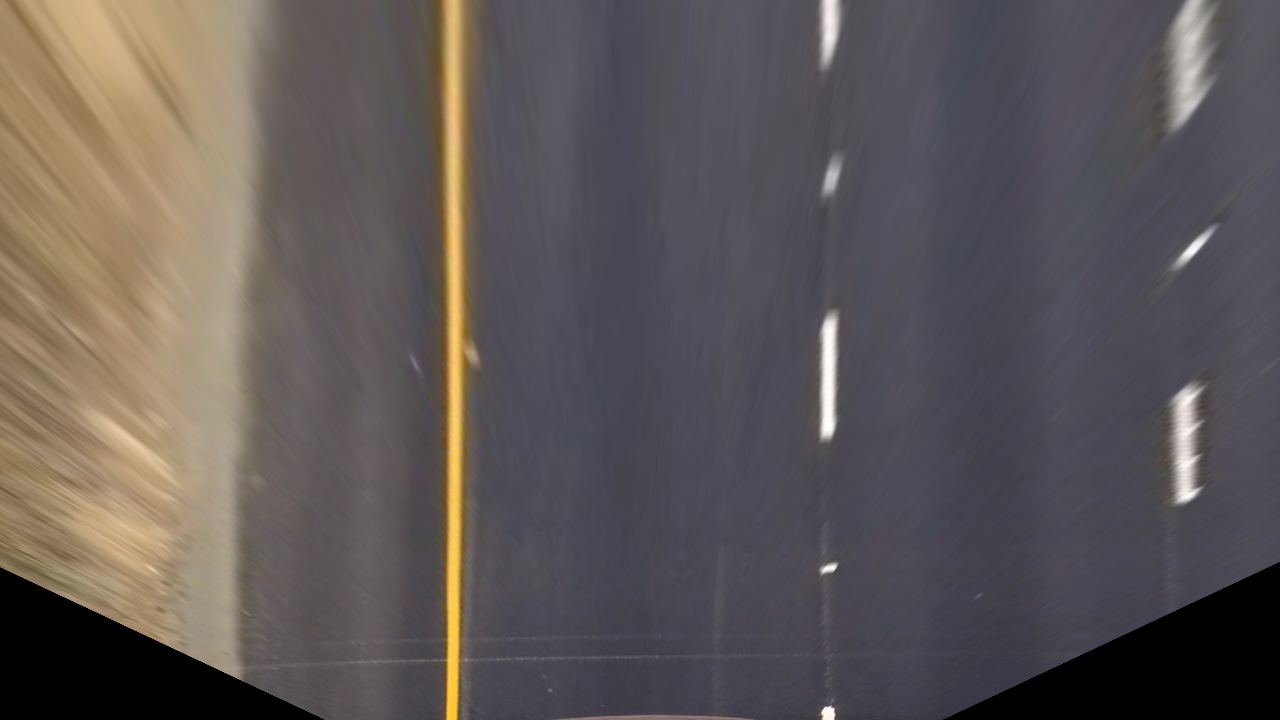
#> input picture test_images/straight_lines1_warped.jpg, 1280 x 720 px; its folder holds only this picture in this run
$ python thresholds.py   (older library calls are emulated)
#> lines starting #> are read from the running program, lines starting #| are printed output that depends on the picture; after the words box and inside, x2 and y2 are one past the last pixel; in counts of white or black regions, pixels touching at a corner belong together
### calibrations.py
# This module computes the camera calibration matrix and
# distortion coefficients given a set of 20 chessboard images.
# The chessboard images are available at ./camera_cal
# The computed coefficients and camera matrix are archived in a
#
import cv2
import glob
import pickle
import os
import argparse
import numpy as np
import matplotlib.pyplot as plt
import matplotlib.image as mpimg

import config

##TODO: Adapt the below paths incase the folder structure of the project changes
pickle_file_path = 'camera_cal/camera_distortion_pickle.p'
calibration_file_path = 'camera_cal/calibration*.jpg'
output_path = 'output_images/'
test_images_path = 'camera_cal/calibration*.jpg'

class cameraCalibration:
    # Arrays to store object points and image points from all the images.
    objpoints = [] # 3d points in real world space
    imgpoints = [] # 2d points in image plane.
    mtx = [] # matrox coefficients
    dist = [] # distortio coefficients
    status = False
    def __init__(self, pickle_file_path):
        try:
            # Read in the saved objpoints and imgpoints
            dist_pickle = pickle.load( open( pickle_file_path, 'rb' ) )
            #print ('loading calibration data from ' + pickle_file_path )
            self.objpoints = dist_pickle['objpoints']
            self.imgpoints = dist_pickle['imgpoints']
            self.mtx = dist_pickle['mtx']
            self.dist = dist_pickle['dist']
            self.status = True
        except:
            print ("calibration file not available.")

    def undistort(self, image):
        if self.status == True:
            undist = cv2.undistort(image, self.mtx, self.dist, None, None)
            return True, undist
        else:
            return False, None

## one time configuration to calibrate the camera

## determine camera calibration parameter and save them to a pickle file

# This function is a simple wrapper around cv.findChessboardCorners and cv2.cv.findChessboardCorners. Some parts of the code are taken over the course material.
# It attempts to iterat through the training images (calibration*.jpg") files located in the "camera_cal" folder.
# To support visual inspection, the identified corners are rendered directly # on the jpg file and saved in the "output_images" folder with the postfix "_corners".
# The results of the camera calibration ( calibration matrix,, distortion co-efficients, the 3D obj points and 2D image points are saved on a pickle file
# NOTE: Atleast 3 calibration jpg failed to detect the edges. Data from these images are not considered for the calibration.
# [145 lines left out: functions save_camera_calib_data, verify_calib_data, processImage, main, not called in this run]

# [2 lines that do not run on import are left out]

### thresholds.py
import cv2
import numpy as np
import glob
import config
import matplotlib.pyplot as plt
import matplotlib.image as mpimg

from calibrations import cameraCalibration

pickle_file_path = 'camera_cal/camera_distortion_pickle.p'

class thresholdedImage:
    def __init__(self, image):
        self.image = image

    # Thresholds derived from the knowledge article
    # https://knowledge.udacity.com/questions/32588
    # Apply the given thresholds to the l channel of the Luv color space
    # [113 lines left out: functions luv_l_thresh, lab_b_thresh, applyThresholds, getHistogram, prepareThreshold_2, thresh, not called in this run]
## The following functions are only for investigation purposes. This was used for the explorative
## to identify the best possible thresholds

pickle_file_path = 'camera_cal/camera_distortion_pickle.p'
output_path = 'output_images/'
test_images_path = 'test_images/*_warped.jpg'

# Code taken over from Lesson 7 - Gradients and Color Spaces: Applying Sobel
# Define a function that takes an image, gradient orientation,
# and threshold min / max values.
def abs_sobel_thresh(img, orient='x', sobel_kernel = 3, thresh = (0,255)):
    # Apply x or y gradient with the OpenCV Sobel() function
    # and take the absolute value
    if orient == 'x':
        abs_sobel = np.absolute(cv2.Sobel(img, cv2.CV_64F, 1, 0, ksize = sobel_kernel))
    if orient == 'y':
        abs_sobel = np.absolute(cv2.Sobel(img, cv2.CV_64F, 0, 1, ksize = sobel_kernel))
    # Rescale back to 8 bit integer
    scaled_sobel = np.uint8(255*abs_sobel/np.max(abs_sobel))
    # Create a copy and apply the threshold
    binary_output = np.zeros_like(scaled_sobel)
    # Here I'm using inclusive (>=, <=) thresholds, but exclusive is ok too
    binary_output[(scaled_sobel >= thresh[0]) & (scaled_sobel <= thresh[1])] = 1

    # Return the result
    return binary_output

# Code taken over from Lesson 7 - Gradients and Color Spaces: Magnitude of Gradient
# Define a function to return the magnitude of the gradient
# for a given sobel kernel size and threshold values
def mag_thresh(img, sobel_kernel=3, thresh=(0, 255)):
    # Take both Sobel x and y gradients
    sobelx = cv2.Sobel(img, cv2.CV_64F, 1, 0, ksize=sobel_kernel)
    sobely = cv2.Sobel(img, cv2.CV_64F, 0, 1, ksize=sobel_kernel)
    # Calculate the gradient magnitude
    gradmag = np.sqrt(sobelx**2 + sobely**2)
    # Rescale to 8 bit
    scale_factor = np.max(gradmag)/255
    gradmag = (gradmag/scale_factor).astype(np.uint8)
    # Create a binary image of ones where threshold is met, zeros otherwise
    binary_output = np.zeros_like(gradmag)
    binary_output[(gradmag >= thresh[0]) & (gradmag <= thresh[1])] = 1

    # Return the binary image
    return binary_output

# Code taken over from Lesson 7 - Gradients and Color Spaces: Direction of Gradient
# Define a function to threshold an image for a given range and Sobel kernel for directionsobel
def dir_threshold(img, sobel_kernel=3, thresh=(0, np.pi/2)):
    # Calculate the x and y gradients
    sobelx = cv2.Sobel(img, cv2.CV_64F, 1, 0, ksize=sobel_kernel)
    sobely = cv2.Sobel(img, cv2.CV_64F, 0, 1, ksize=sobel_kernel)
    # Take the absolute value of the gradient direction,
    # apply a threshold, and create a binary image result
    absgraddir = np.arctan2(np.absolute(sobely), np.absolute(sobelx))
    binary_output =  np.zeros_like(absgraddir)
    binary_output[(absgraddir >= thresh[0]) & (absgraddir <= thresh[1])] = 1

    # Return the binary image
    return binary_output.astype(np.uint8)

# Iterates the warped images in the test_images folder and prints the various
# outputs from Sobel gradients and S-binary
def print_gradient_thresholds():
    cc = cameraCalibration(pickle_file_path)
    # iterate through all the images in the test images folder
    images = glob.glob(test_images_path)

    f, axs = plt.subplots(len(images) , 6, figsize=(40, 40), sharex = True, sharey=True)
    axs = axs.ravel()

    for idx, fname in enumerate(images):
        image = mpimg.imread(fname)
        # undistort the test image
        ret, undistorted = cc.undistort(image)

        gray = cv2.cvtColor(undistorted, cv2.COLOR_RGB2GRAY)
        # Apply each of the thresholding functions
        #Convert to HSL
        hls = cv2.cvtColor(undistorted, cv2.COLOR_RGB2HLS).astype(np.float)
        #read saturation channel
        s = hls[:,:,2].astype(np.uint8)

        gradx = abs_sobel_thresh(gray, orient='x',
                                 sobel_kernel = config.kernel_size,
                                 thresh = config.sobel_x_thresholds)

        grady = abs_sobel_thresh(gray, orient = 'y',
                                 sobel_kernel = config.kernel_size,
                                 thresh=config.sobel_y_thresholds)

        mag_binary = mag_thresh(gray, sobel_kernel = config.kernel_size,
                                thresh = config.magnitude_thresholds)

        dir_binary = dir_threshold(gray, sobel_kernel = config.kernel_size,
                                   thresh = config.direction_thresholds)

        s_binary = np.zeros_like(s).astype(np.uint8)
        s_binary[(s > config.s_binary_thresholds[0]) & (s <= config.s_binary_thresholds[1])] = 1

        combined = np.zeros_like(dir_binary)
        combined[((gradx == 1) & (grady == 1)) | (mag_binary == 1) | (s_binary ==1) ] = 1

        print ('Working on file: ' + fname + '...')
        axs[(idx*6)].imshow(image)
        if idx == 0:
            axs[(idx*6)].set_title('Original Image', fontsize=30)

        axs[(idx*6)+1].imshow(gradx, cmap='gray')
        if idx == 0:
            axs[(idx*6)+1].set_title('sobelx'+ str(config.sobel_x_thresholds), fontsize=30)

        axs[(idx*6)+2].imshow(grady, cmap='gray')
        if idx == 0:
            axs[(idx*6)+2].set_title('sobely' + str(config.sobel_y_thresholds), fontsize=30)

        axs[(idx*6)+3].imshow(mag_binary, cmap='gray')
        if idx == 0:
            axs[(idx*6)+3].set_title('magnitude' + str(config.magnitude_thresholds), fontsize=30)

        axs[(idx*6)+4].imshow(s_binary, cmap='gray')
        if idx == 0:
            axs[(idx*6)+4].set_title('s-binary' + str(config.s_binary_thresholds), fontsize=30)

        axs[(idx*6)+5].imshow(combined, cmap='gray')
        if idx == 0:
            axs[(idx*6)+5].set_title('combined((x&y)|mag|s)' , fontsize=30)

        f.tight_layout()

    plt.savefig(output_path + 'results_gradient_thresholds.jpg')
    print ('Results saved at ' + output_path + 'results_gradient_thresholds.jpg')

def luv_l_thresh( img, thresh=(220, 255)):
    # Convert  the image to Luv color space
    luv = cv2.cvtColor(img, cv2.COLOR_RGB2Luv)
    luv_l = luv[:,:,0]
    # Scale
    luv_l = luv_l*(255/np.max(luv_l))
    # Apply thresholds
    binary_output = np.zeros_like(luv_l)
    binary_output[(luv_l > thresh[0]) & (luv_l <= thresh[1])] = 1
    return binary_output

def lab_b_thresh( img,  thresh=(190,255)):
    # Convert  the image to LAB color space
    lab = cv2.cvtColor(img, cv2.COLOR_RGB2Lab)
    lab_b = lab[:,:,2]
    # No scaling if there are no yellows in the image
    if np.max(lab_b) > 175:
        lab_b = lab_b*(255/np.max(lab_b))
    # 2) Apply a threshold
    binary_output = np.zeros_like(lab_b)
    binary_output[((lab_b > thresh[0]) & (lab_b <= thresh[1]))] = 1
    return binary_output

# Iterates the warped images in the test_images folder and prints the
# outputs from Luv L and Lab B channel with thresholds
def print_color_thresholds():
    cc = cameraCalibration(pickle_file_path)
#> (reads camera_cal/camera_distortion_pickle.p from the repository)
    # iterate through all the images in the test images folder
    images = glob.glob(test_images_path)

    f, axs = plt.subplots(len(images) , 4, figsize=(40, 40), sharex = True, sharey=True)
    axs = axs.ravel()

    for idx, fname in enumerate(images):
        image = mpimg.imread(fname)
        ret, undistorted = cc.undistort(image)

        l_binary_output = luv_l_thresh(image)
        b_binary_output = lab_b_thresh(image)

        # Combine Luv and Lab B color space channel thresholds
        combined = np.zeros_like(l_binary_output)
        combined[(l_binary_output == 1) | (b_binary_output == 1)] = 1

        print ('Working on file: ' + fname + '...')
        axs[(idx*4)].imshow(undistorted)
        if idx == 0:
            axs[(idx*4)].set_title('Undistorted image', fontsize=30)

        axs[(idx*4)+1].imshow(l_binary_output, cmap='gray')
        if idx == 0:
            axs[(idx*4)+1].set_title('l(Luv) - White line' +  str(config.l_binary_thresholds), fontsize=30)

        axs[(idx*4)+2].imshow(b_binary_output, cmap='gray')
        if idx == 0:
            axs[(idx*4)+2].set_title('b(Lab) - Yellow line'+ str(config.b_binary_thresholds), fontsize=30)

        axs[(idx*4)+3].imshow(combined, cmap='gray')
        if idx == 0:
            axs[(idx*4)+3].set_title('l|b', fontsize=30)

        f.tight_layout()
    plt.savefig(output_path + 'results_color_thresholds.jpg')
    print ('Results saved at ' + output_path + 'results_color_thresholds.jpg')

def main():
    print_color_thresholds()
#> in print_color_thresholds, image is the input picture: shape (720, 1280, 4) float32; mean R, G, B, A 0.371, 0.344, 0.341, 1
#> in undistort, `undist = cv2.undistort(image, self.mtx, self.dist, None, None)`:
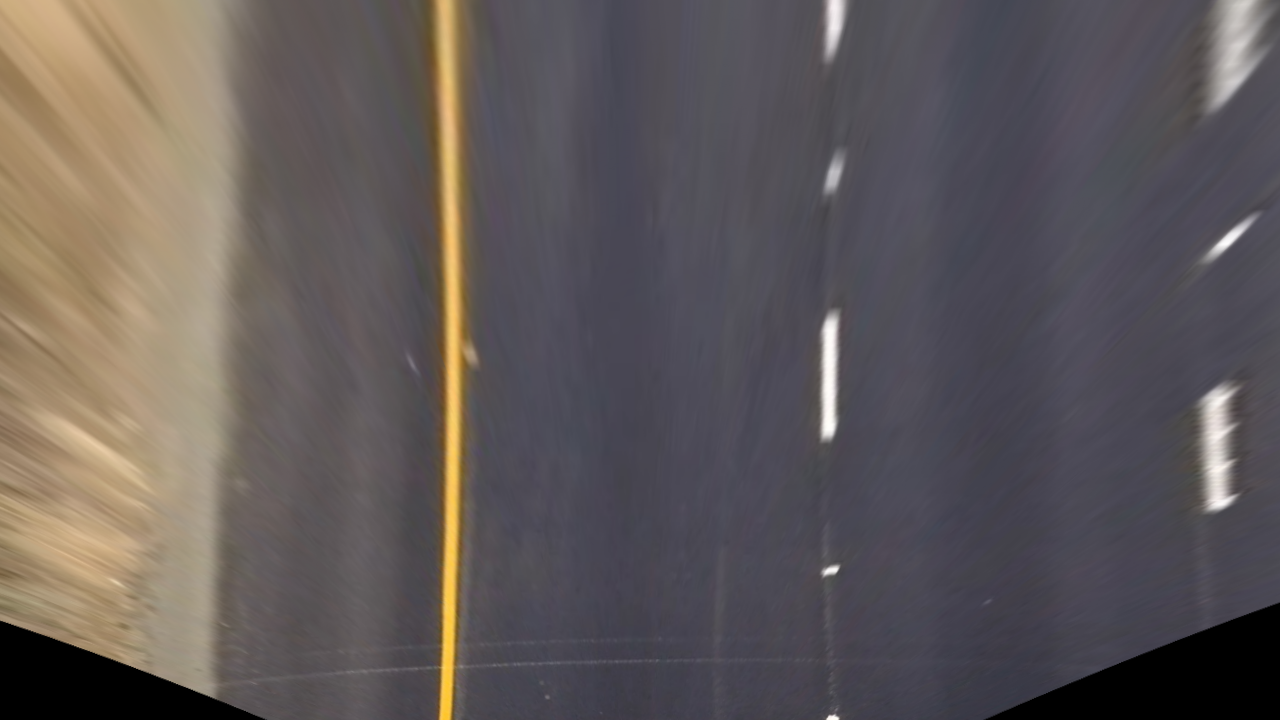
#> undist: shape (720, 1280, 4) float32; mean R, G, B, A 0.379, 0.352, 0.351, 1
#> in print_color_thresholds, `ret, undistorted = cc.undistort(image)`: ret = True
#> in luv_l_thresh, `luv = cv2.cvtColor(img, cv2.COLOR_RGB2Luv)`: luv: shape (720, 1280, 3) float32; mean of channels 0, 1, 2 37.6, 4.3, 0.8
#> in print_color_thresholds, `l_binary_output = luv_l_thresh(image)`:
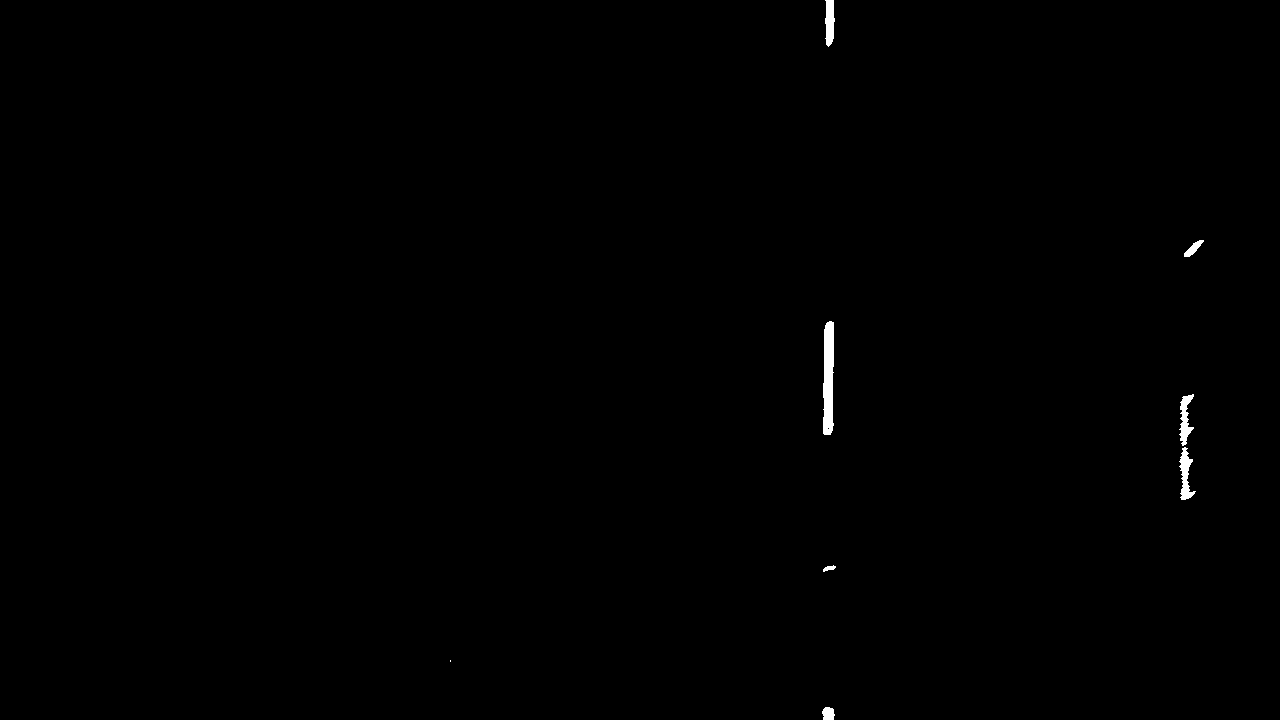
#> l_binary_output: shape (720, 1280) float32; values 0 (black) and 1 (white), 0.28% white; 8 white regions (1 under 20 px), largest, box (x1, y1, x2, y2) and area: (823, 321, 834, 435) 1084, (1179, 447, 1196, 500) 424, (1179, 394, 1194, 446) 393
#> in lab_b_thresh, `lab = cv2.cvtColor(img, cv2.COLOR_RGB2Lab)`: lab: shape (720, 1280, 3) float32; mean of channels 0, 1, 2 37.5, 3.1, 1
#> in lab_b_thresh, `lab_b = lab[:,:,2]`:
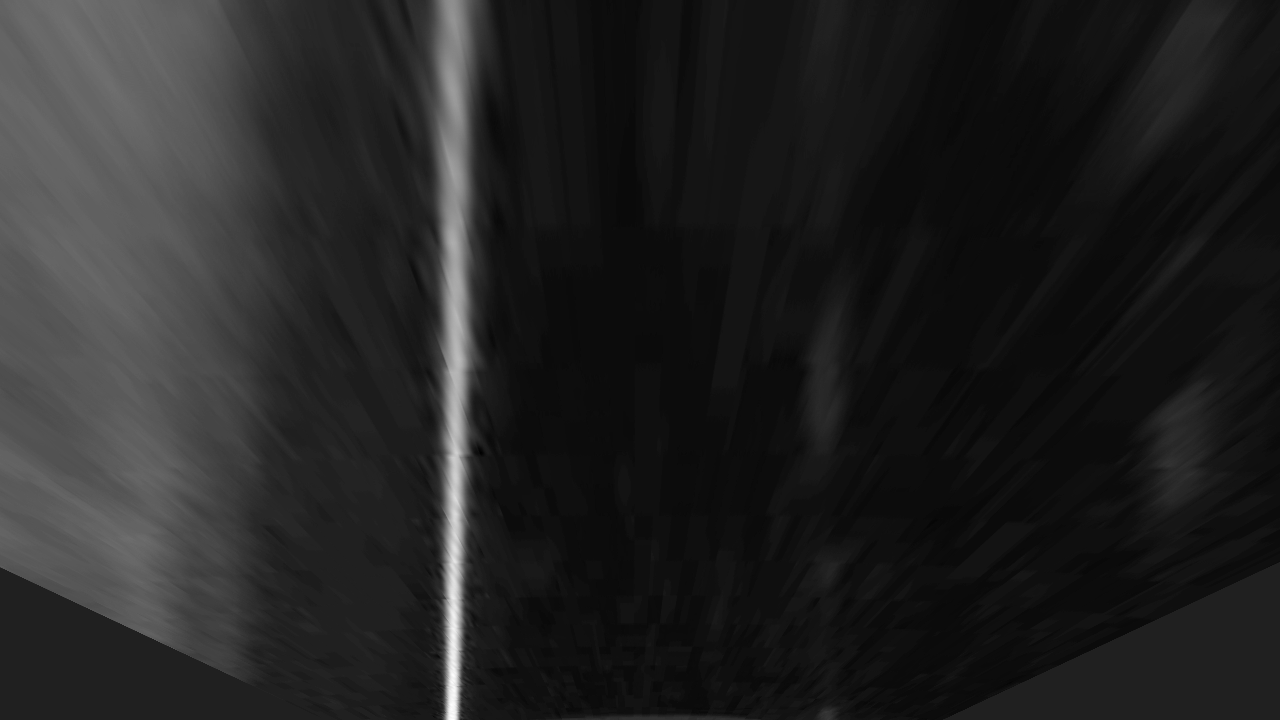
#> lab_b: shape (720, 1280) float32; min -11.66, max 78.64, mean 1; drawn with min black and max white
#> in print_color_thresholds, `b_binary_output = lab_b_thresh(image)`: b_binary_output: shape (720, 1280) float32; every value is 0
    print_gradient_thresholds()
#> in print_gradient_thresholds, `s = hls[:,:,2].astype(np.uint8)`: s: shape (720, 1280); values 0 (black) and 1 (white), 0.01% white in thin lines or dots, all inside (x1, y1, x2, y2) = (442, 348, 834, 720)
#> in print_gradient_thresholds, `gradx = abs_sobel_thresh(gray, orient='x', sobel_kernel = config.kerne..`: gradx: shape (720, 1280); values 0 (black) and 1 (white), 4.1% white; 82 white regions (23 under 20 px), largest, box (x1, y1, x2, y2) and area: (446, 0, 469, 720) 7004, (429, 0, 453, 720) 6286, (206, 465, 226, 697) 2894
#> in print_gradient_thresholds, `grady = abs_sobel_thresh(gray, orient = 'y', sobel_kernel = config.ker..`: grady: shape (720, 1280); values 0 (black) and 1 (white), 1.7% white; 142 white regions (54 under 20 px), largest, box (x1, y1, x2, y2) and area: (984, 599, 1280, 719) 1947, (0, 609, 267, 719) 1233, (1200, 208, 1263, 267) 943
#> in mag_thresh, `sobely = cv2.Sobel(img, cv2.CV_64F, 0, 1, ksize=sobel_kernel)`:
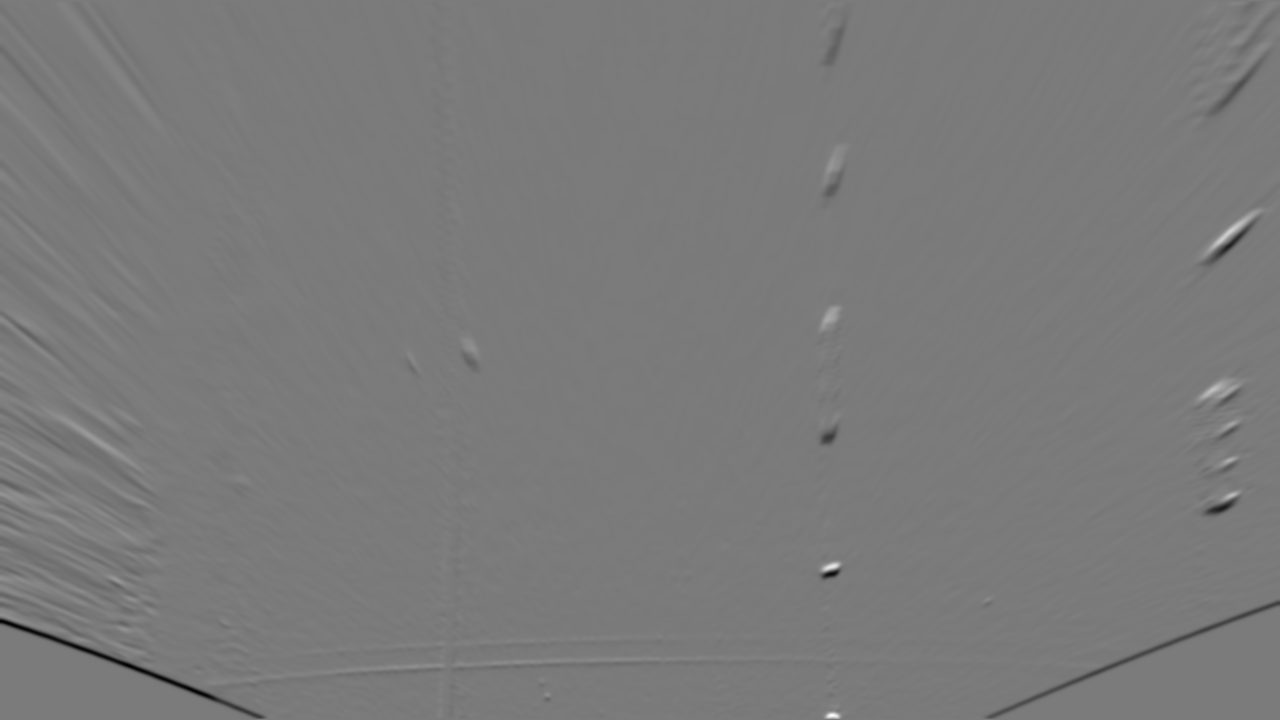
#> sobely: shape (720, 1280) float64; min -16001197.8, max 17162118.1, mean -46049.8; drawn with min black and max white
#> in mag_thresh, `scale_factor = np.max(gradmag)/255`: scale_factor = 68206.7
#> in print_gradient_thresholds, `mag_binary = mag_thresh(gray, sobel_kernel = config.kernel_size, thres..`: mag_binary: shape (720, 1280); values 0 (black) and 1 (white), 3.8% white; 76 white regions (28 under 20 px), largest, box (x1, y1, x2, y2) and area: (447, 0, 481, 720) 7454, (430, 0, 452, 720) 7450, (1193, 379, 1243, 516) 4623
#> in print_gradient_thresholds, `dir_binary = dir_threshold(gray, sobel_kernel = config.kernel_size, th..`: dir_binary: shape (720, 1280); values 0 (black) and 1 (white), 28.1% white; 6615 white regions (5364 under 20 px), largest, box (x1, y1, x2, y2) and area: (821, 31, 1279, 719) 59115, (1, 293, 294, 719) 31614, (1, 1, 143, 254) 13054
#> in print_gradient_thresholds, `plt.savefig(output_path + 'results_gradient_thresholds.jpg')`:
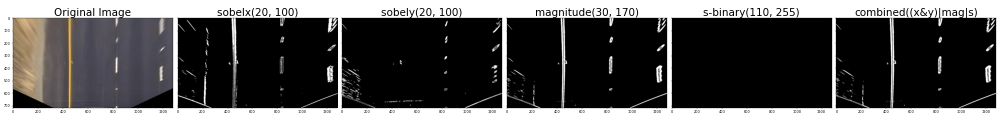
#> figure drawn by matplotlib, 6 panels

if __name__ == '__main__':
    main()
